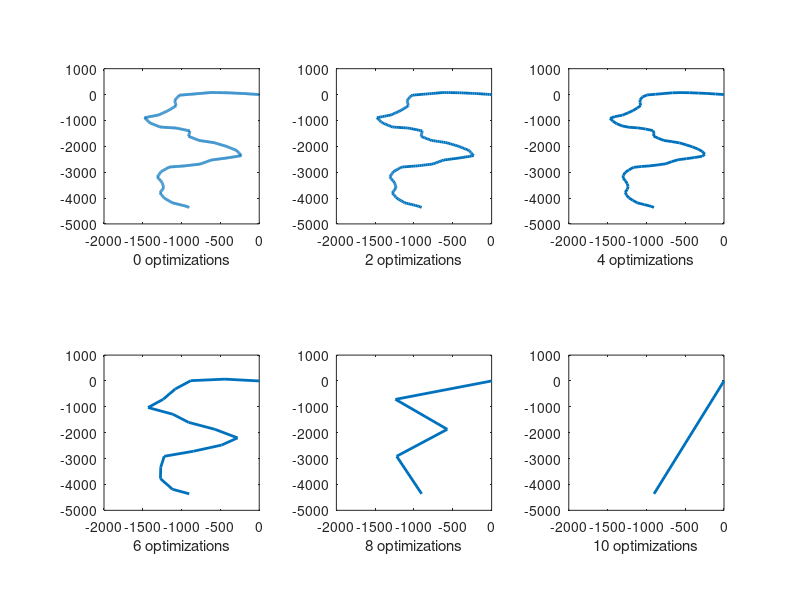

This figure's MATLAB source:
function random_walk()
    set(gca,'FontSize',14);
    alpha = rand()*2*pi;
    v = 7;
    scale = 0.5;
    w = zeros(2,1000);
    for i=1:1000
        if(mod((i-1),30) == 0)
            alpha = alpha+scale*randn();
        end
        w(1,i+1) = w(1,i) + cos(alpha)*v;
        w(2,i+1) = w(2,i) + sin(alpha)*v;
        plot(w(1,1:i),w(2,1:i),'LineWidth',2);
        xlabel('distance [m]');
        ylabel('distance [m]');
        pause(0.001);
    end
    pause(3);
    ax(1) = subplot(2,3,1);
    plot(ax(1),w(1,:),w(2,:),'LineWidth',2);
    xlabel(strcat(num2str(0),' optimizations'));
    axis square
    pause(1);
    for i=1:10;
        [~,old_n] = size(w);
        new_n = floor((old_n-2)/2)+2;
        nw = zeros(2,new_n);
        % copy every 2nd waypoint, preserve start and end point
        inserts = w(:,1:2:old_n-1);
        [~,ins_size] = size(inserts);
        nw(:,1:1:ins_size) = inserts;
        nw(:,new_n) = w(:,old_n);
        w = nw;
        if(mod(i,2) == 0)
            ax((i-2)/2+2) = subplot(2,3,(i-2)/2+2);
            plot(ax((i-2)/2+2),w(1,:),w(2,:),'LineWidth',2);
            xlabel(strcat(num2str(i),' optimizations'));
            axis square
        end
    end
    linkaxes(ax)
    pause(4);
end

